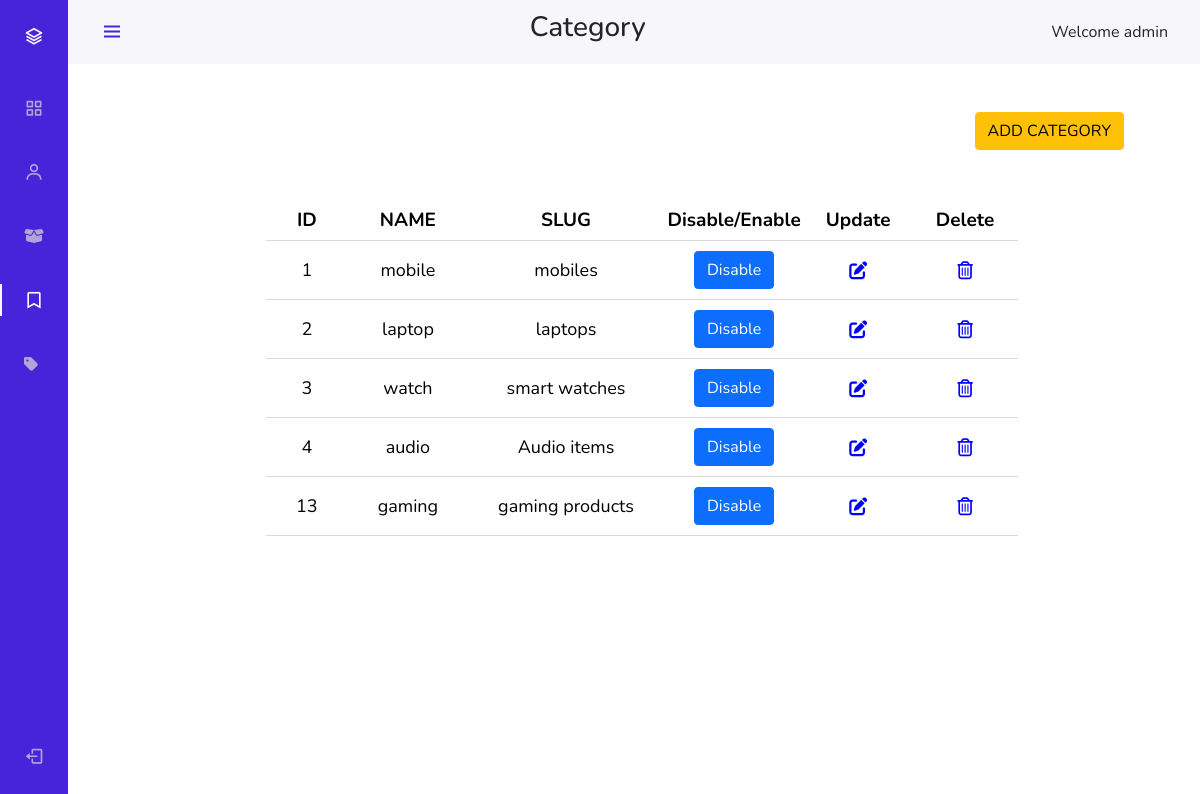
Screenshot of /admin/category.php (signed in) with the database file from the repository.
### admin/category.php (the view, shortened to what this page needs)
<?php include "../componet/conn.php" ?>
<html>
<head>
    <link rel="stylesheet" href="https://cdn.jsdelivr.net/npm/bootstrap@5.0.0-beta1/dist/css/bootstrap.min.css">
    <link rel="stylesheet" href="https://cdn.jsdelivr.net/npm/bootstrap@5.0.0-beta1/dist/js/bootstrap.bundle.min.js">
    <link rel="stylesheet" href="https://cdnjs.cloudflare.com/ajax/libs/jquery/3.2.1/jquery.min.js">
    <link rel="stylesheet" href="https://cdn.jsdelivr.net/npm/boxicons@latest/css/boxicons.min.css">
    <link rel="stylesheet" href="admin-style.css">
    <link rel="stylesheet" href="https://cdnjs.cloudflare.com/ajax/libs/font-awesome/6.0.0/css/all.min.css" />
</head>
<body>
    <body id="body-pd">
    <nav>
    <header class="header" id="header">
            <div class="header_toggle"> <i class='bx bx-menu' id="header-toggle"></i> </div>
            <div class="header-title"><h3>Category</h3></div>
            <div>Welcome <?php echo $_SESSION["name"] ?></div>
        </header>
        <div class="l-navbar" id="nav-bar">
            <nav class="nav">
                <div>
                    <a href="index.php" class="nav_logo"> <i class='bx bx-layer nav_logo-icon'></i> <span class="nav_logo-name">EZSOP</span> </a>
                    <div class="nav_list">
                        <a href="index.php" class="nav_link "> <i class='bx bx-grid-alt nav_icon'></i>
                            <span class="nav_name">Dashboard</span> </a>
                        <a href="user.php" class="nav_link"> <i class='bx bx-user nav_icon'></i> <span class="nav_name">Users</span> </a>
                        <a href="products.php" class="nav_link"> <i class="fa-solid fa-box-open"></i> <span class="nav_name">Products</span> </a>
                        <a href="category.php" class="nav_link active"> <i class='bx bx-bookmark nav_icon'></i> <span class="nav_name">Catagory</span> </a>
                        <a href="sub-category.php" class="nav_link"> <i class="fa-solid fa-tag"></i> <span class="nav_name">Sub-Category</span> </a>
                    </div>
                </div>
                <a href="admin-componet/logout.php" class="nav_link"> <i class='bx bx-log-out nav_icon'></i> <span class="nav_name">SignOut</span> </a>
            </nav>
        </div>
        </nav>
        <div class="py-5  container">
        <div class="add-product d-flex justify-content-end px-5">
            <a href="up-ins-del/add-category.php">
                       <button type="button" class="btn btn-warning">ADD CATEGORY</button>
                   </a>
            </div>
        <table align="center">
                <thead class="t_hading">
                    <tr>
                        <th>ID</th>
                        <th>NAME</th>
                        <th>SLUG</th>
                        <th>Disable/Enable</th>
                        <th>Update</th>
                        <th>Delete</th>
                    </tr>
                </thead>
                <tbody class="t_body">
                    <?php
                    $select = "SELECT * FROM `product-catagory`;";
                    $q1 = mysqli_query($con, $select);
                    while ($rec = mysqli_fetch_array($q1)) {
                    ?>
                        <tr>
                            <td><?php echo $rec['cid']; ?></td>
                            <td><?php echo $rec['cname']; ?></td>
                            <td><?php echo $rec['slug']; ?></td>
                            <td>
                                <a href="up-ins-del/dis-enb.php?cid=<?php echo $rec['cid'] ?>">
                                <button type="submit" class="btn btn-<?php if($rec['status'] == 1){ echo 'danger'; }else{ echo 'primary'; } ?> disbtn" name="disbtn">
                                    <?php if($rec['status'] == 1){ echo 'Enable'; }else{ echo 'Disable'; } ?>
                                </button>
                                </a>
                            </td>
                            <td><a href="up-ins-del/update-cat.php?cid=<?php echo $rec['cid']; ?>">
                                <i class="fa-solid fa-pen-to-square" data-toggle="tooltip" data-placement="top" title="UPDATE"></i></a>
                            </td>
                            <td><a  onclick="return checkdel()" href="up-ins-del/catdelete.php?cid=<?php echo $rec['cid']; ?>">
                <i class="fa-regular fa-trash-can" data-toggle="tooltip" data-placement="top" title="DELETE"></i></a>
                            </td>
                        </tr>
                    <?php
                    } ?>
                </tbody>
            </table>
        </div>
    </body>
</html>

### admin/admin-style.css (style rules this page uses)
:root { --header-height: 3rem; --nav-width: 68px; --first-color: #4723d9; --first-color-light: #afa5d9; --white-color: #f7f6fb; --body-font: "Nunito", sans-serif; --normal-font-size: 1rem; --z-fixed: 100; }
body { position: relative; margin: var(--header-height) 0 0 0; padding: 0 1rem; font-family: var(--body-font); font-size: var(--normal-font-size); transition: 0.5s; }
a { text-decoration: none; }
.header { width: 100%; height: var(--header-height); position: fixed; top: 0; left: 0; display: flex; align-items: center; justify-content: space-between; padding: 0 1rem; background-color: var(--white-color); z-index: var(--z-fixed); transition: 0.5s; }
.header_toggle { color: var(--first-color); font-size: 1.5rem; cursor: pointer; }
.l-navbar { position: fixed; top: 0; left: -30%; width: var(--nav-width); height: 100vh; background-color: var(--first-color); padding: 0.5rem 1rem 0 0; transition: 0.5s; z-index: var(--z-fixed); }
.nav { height: 100%; display: flex; flex-direction: column; justify-content: space-between; overflow: hidden; }
.nav_logo, .nav_link { display: grid; grid-template-columns: max-content max-content; align-items: center; column-gap: 1rem; padding: 0.5rem 0 0.5rem 1.5rem; }
.nav_logo { margin-bottom: 2rem; }
.nav_logo-icon { font-size: 1.25rem; color: var(--white-color); }
.nav_link { position: relative; color: var(--first-color-light); margin-bottom: 1.5rem; transition: 0.3s; }
.nav_icon { font-size: 1.25rem; }
.active { color: var(--white-color); }
.active::before { content: ""; position: absolute; left: 0; width: 2px; height: 32px; background-color: var(--white-color); }
@media screen and (min-width: 768px) { body { margin: calc(var(--header-height) + 1rem) 0 0 0; padding-left: calc(var(--nav-width) + 2rem); } }
@media screen and (min-width: 768px) { .header { height: calc(var(--header-height) + 1rem); padding: 0 2rem 0 calc(var(--nav-width) + 2rem); } }
@media screen and (min-width: 768px) { .l-navbar { left: 0; padding: 1rem 1rem 0 0; } }

### admin/category.php (style rules this page uses)
table { align-items: center; margin-top: 50px; margin-bottom: 30px; color: black; font-size: 20px; }
.t_hading { height: 40px; text-align: center; }
.t_hading th { text-align: center; border-bottom: 1px rgb(217, 220, 219) solid; font-size: 19px; }
.t_body tr td { padding: 10px 30px; text-align: center; border-bottom: 0.1px rgb(217, 220, 219) solid; font-size: 18px; }
.t_body tr td i { padding: 10px 15px; color: blue; }

### rows the page displays
product-catagory: cid "1", cname "mobile", slug "mobiles", status "Disable"
product-catagory: cid "2", cname "laptop", slug "laptops", status "Disable"
product-catagory: cid "3", cname "watch", slug "smart watches", status "Disable"
product-catagory: cid "4", cname "audio", slug "Audio items", status "Disable"
product-catagory: cid "13", cname "gaming", slug "gaming products", status "Disable"

### other values shown
$_SESSION["name"] "admin"
